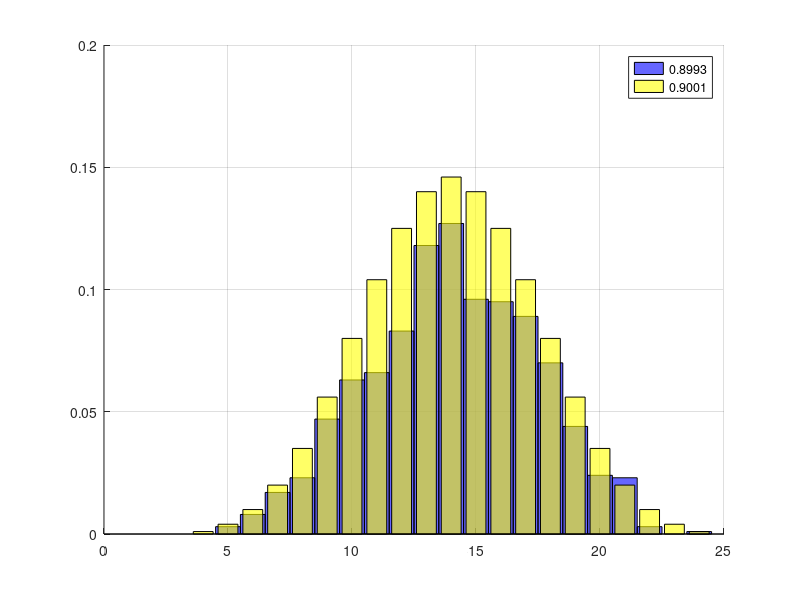

The MATLAB source for this figure:
function retval = p3 ()
    
    clf; hold on; grid on;
    
    sim = 1000;
    t = randi(6, 4, sim);
    sumPos = 4:24;
    sumSim = sum(t);
    frecvAbsol = hist(sumSim, sumPos);
    #[sumPos, frecvAbsol]'
    
   
    bar(sumPos, frecvAbsol./sim,'hist', 'FaceColor', 'b');
    
    maxFa = max(frecvAbsol);
    mostFreqSum = sumPos(frecvAbsol == maxFa);
    
    
    sumTeo=[];
    for i1 = 1:6
      for i2 = 1:6
        for i3 = 1:6
          for i4 = 1:6
            sumTeo = [sumTeo, i1+i2+i3+i4];
          endfor
        endfor
      endfor
    endfor
    
    frecvAbsolTeo = hist(sumTeo, sumPos);
    bar(sumPos, frecvAbsolTeo./sim, 'FaceColor', 'y');
    set(findobj('type','patch'),'facealpha',0.6);
    
    
    pA = sum(sumSim <= 20);
    pAB = sum(sumSim >=10 & sumSim <=20);
    
    pAT = sum(sumTeo <= 20);
    pABT = sum(sumTeo >=10 & sumTeo <=20); 
    
    legend( num2str(pAB/pA, 4) , num2str(pABT/pAT, 4) );
    
    
    
    
endfunction